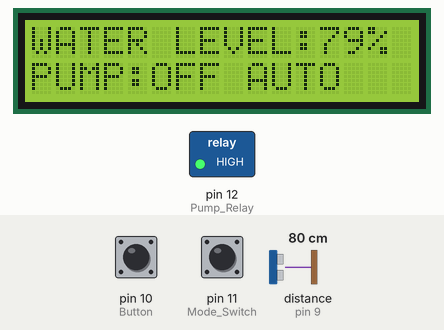
This sketch was run on a simulated Arduino Uno, built with avr-gcc and run on an emulated ATmega328P. Parts: 16×2 character LCD, switched loads named in the sketch (green lamp = pin HIGH). Wiring (from diagram.json): ultrasonic range finder: trigger pin 8; echo pin 9. The inputs (shaded band) are chosen by the test bench; at power-on: distance to the obstacle (sensor on pin 9) 80 cm, pin 11 (Mode_Switch) HIGH, pin 10 (Button) HIGH. The echo pulse lasts 58.3 µs per cm; EEPROM starts erased; pins used as bus, display or sensor lines are not drawn.

Above: at 1.2 s.
1.3 s: distance to the obstacle (sensor on pin 9) set to 267 cm
At 2.8 s:
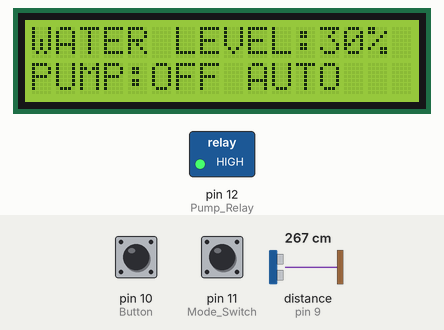
3.1 s: distance to the obstacle (sensor on pin 9) set to 274 cm
At 3.8 s:
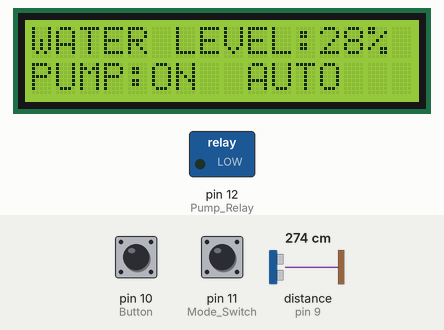
4.6 s: pin 11 (Mode_Switch) pulled LOW for 0.2 s
At 5.1 s:
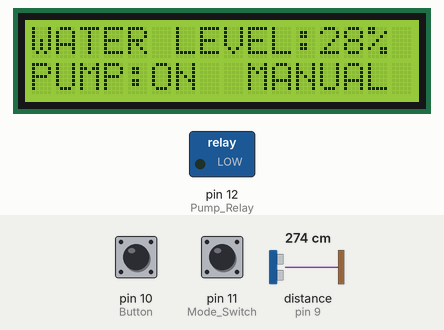
6.7 s: pin 10 (Button) pulled LOW for 0.2 s
At 8.5 s:
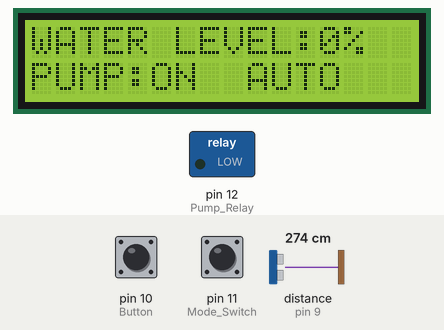
8.8 s: pin 11 (Mode_Switch) pulled LOW for 1 s
At 9.6 s:
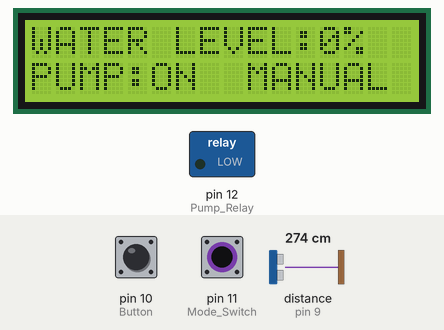
11.4 s: pin 11 (Mode_Switch) pulled LOW for 3.2 s
Timing chart, 0 to 14.4 s (numbered marks = the images above; inputs shaded):
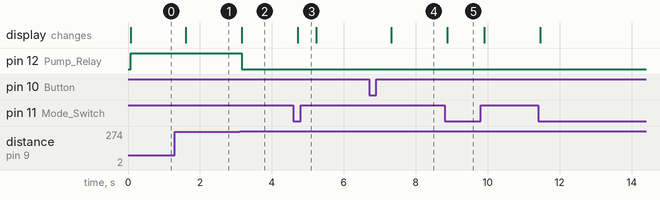

The sketch:

sketch.ino
```cpp
#include <EEPROM.h>
#include <LiquidCrystal.h>

LiquidCrystal lcd(2, 3, 4, 5, 6, 7);

long duration, inches;
int set_val, percentage;
bool state, pump;

void setup() {
  lcd.begin(16, 2);
  lcd.print("WATER LEVEL:");
  lcd.setCursor(0, 1);
  lcd.print("PUMP:OFF MANUAL");

  pinMode(8, OUTPUT);   // Ultrasonic Trigger
  pinMode(9, INPUT);    // Ultrasonic Echo
  pinMode(10, INPUT_PULLUP);  // Button (Set/Manual)
  pinMode(11, INPUT_PULLUP);  // Mode Switch (Manual/Auto)
  pinMode(12, OUTPUT);  // Pump Relay

  set_val = EEPROM.read(0);
  if (set_val > 150) set_val = 150;
}

void loop() {
  // ── Ultrasonic Trigger ──
  digitalWrite(8, LOW);        // FIXED: was pin 3 (wrong pin), should be pin 8
  delayMicroseconds(2);
  digitalWrite(8, HIGH);
  delayMicroseconds(10);
  digitalWrite(8, LOW);

  // ── Read Echo ──
  duration = pulseIn(9, HIGH);
  inches = microsecondsToInches(duration);

  // ── Calculate Percentage ──
  percentage = (set_val - inches) * 100 / set_val;

  // ── Display Percentage ──
  lcd.setCursor(12, 0);
  if (percentage < 0) percentage = 0;
  lcd.print(percentage);
  lcd.print("%  ");

  // ── Pump Control (AUTO mode only) ──
  if (percentage < 30 && digitalRead(11)) pump = 1;   // FIXED: & → &&
  if (percentage > 99) pump = 0;
  digitalWrite(12, !pump);    // Active-low relay

  // ── Display Pump Status ──
  lcd.setCursor(5, 1);
  if (pump == 1) lcd.print("ON ");
  else if (pump == 0) lcd.print("OFF");

  // ── Display Mode (MANUAL / AUTO) ──
  lcd.setCursor(9, 1);
  if (!digitalRead(11)) lcd.print("MANUAL");
  else lcd.print("AUTO  ");

  // ── Button 10: Set max level (in AUTO mode) ──
  if (!digitalRead(10) && !state && digitalRead(11)) {
    state = 1;
    set_val = inches;
    EEPROM.write(0, set_val);
  }

  // ── Button 10: Toggle pump (in MANUAL mode) ──
  // FIXED: was checking same condition as above (both AUTO), should be !digitalRead(11) for MANUAL
  if (!digitalRead(10) && !state && !digitalRead(11)) {
    state = 1;
    pump = !pump;
  }

  if (digitalRead(10)) state = 0;

  delay(500);
}

long microsecondsToInches(long microseconds) {
  return microseconds / 74 / 2;
}
```

Measured:
- the behaviour switches between 269 and 270 cm on distance to the obstacle (sensor on pin 9) (found by bisection; images 1 and 2)
- after the input at 1.3 s, the display: changes after 0.31 s (image 1)
- after the input at 3.1 s, pin 12 (Pump_Relay): HIGH → LOW after 0.06 s; the display: changes after 0.06 s (image 2)
- after the input at 4.6 s, the display: changes after 0.12 s (image 3)
- after the input at 6.7 s, the display: changes after 0.61 s (image 4)
- after the input at 8.8 s, the display: changes after 0.07 s (image 5)
